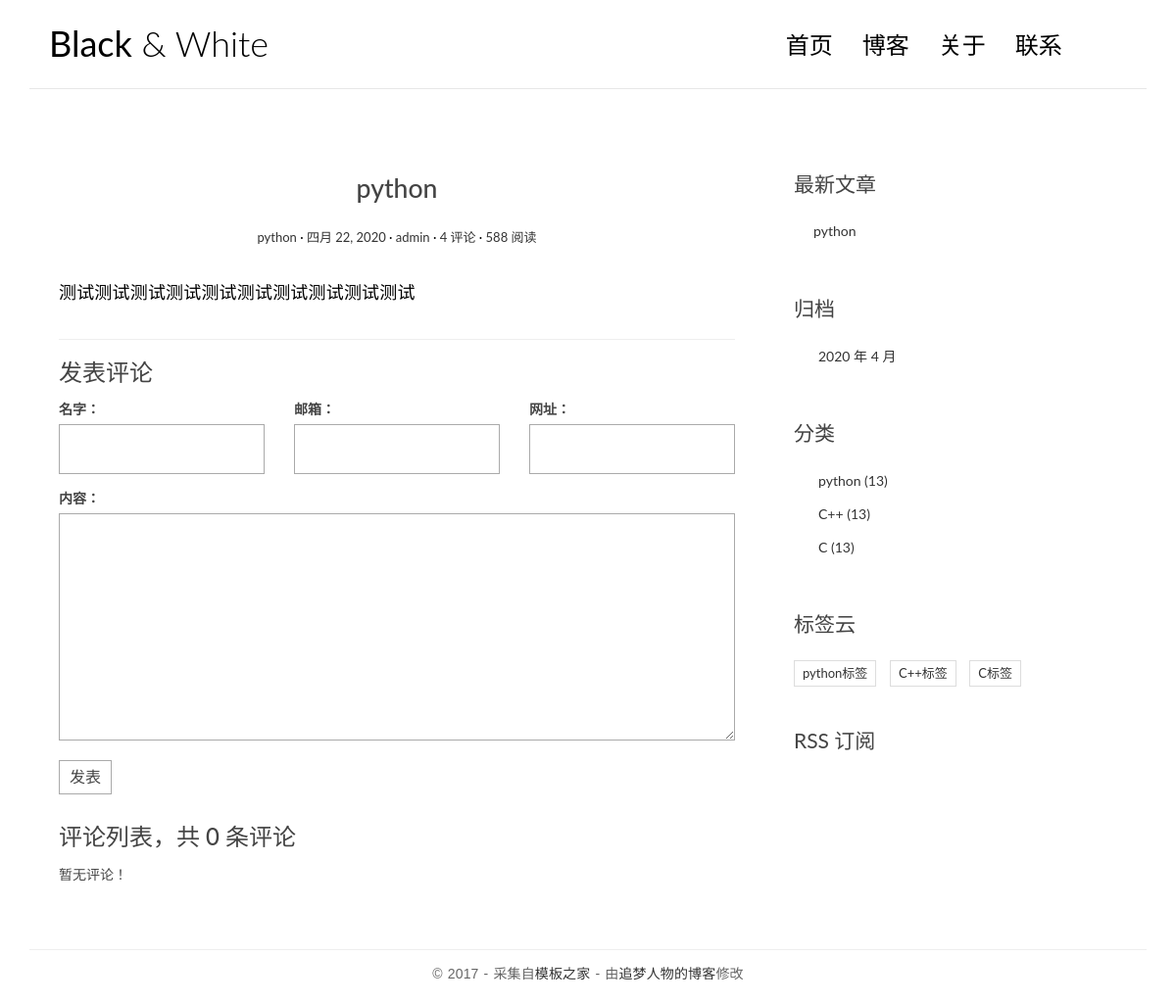
The app's page /posts/1/, older data.
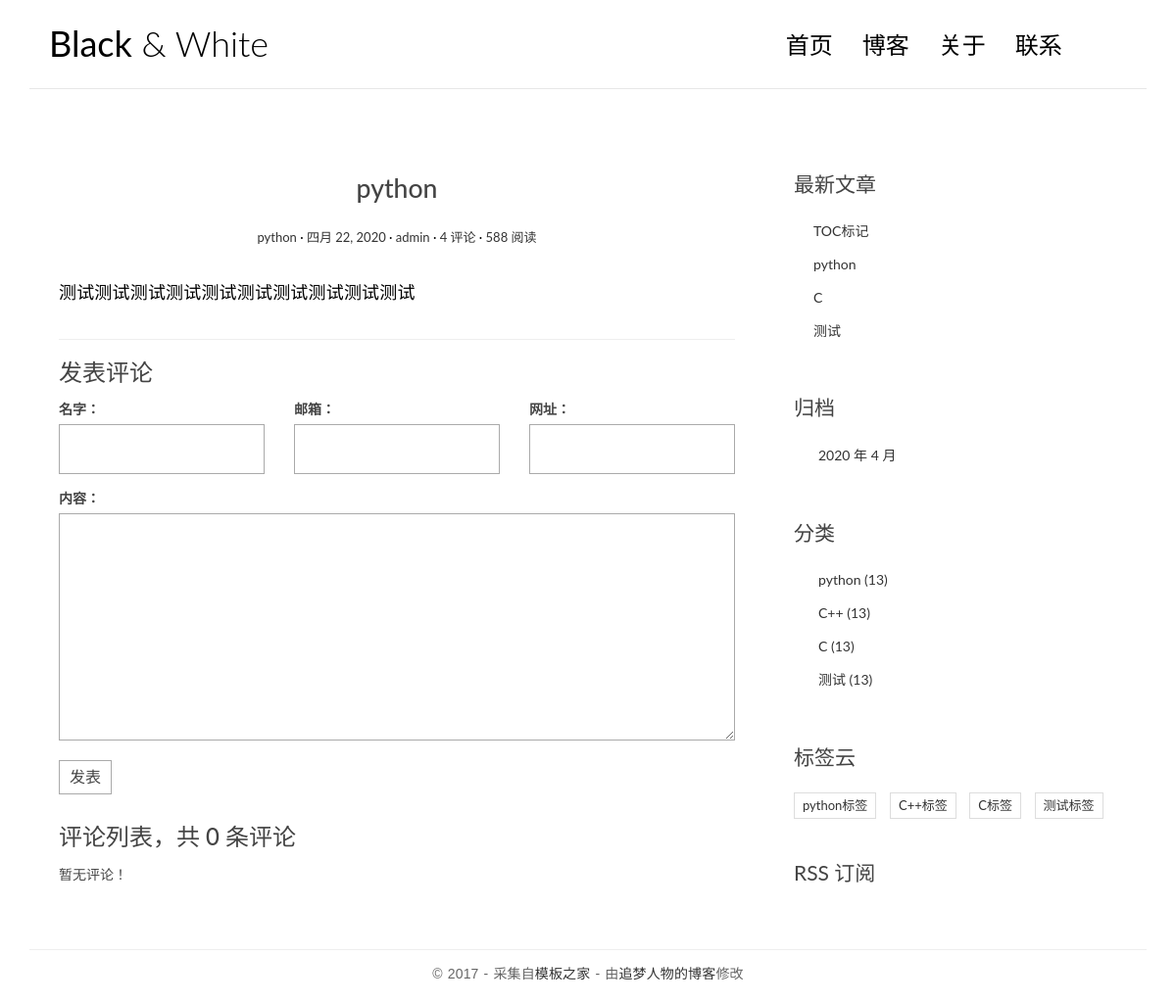
The same page, newer data.
### blog/models.py (models this page shows, shortened)
class Post(models.Model):
    title=models.CharField(max_length=70,verbose_name='文章标题')
    body=models.TextField(verbose_name='正文')
    create_time=models.DateField(default=timezone.now,verbose_name='创建时间')    #创建时间
    modified_time=models.DateField(verbose_name='修改时间')  #最后修改时间
    excerpt=models.CharField(max_length=200,blank=True,verbose_name='摘要')  #文章摘要
    category=models.ForeignKey(Category,on_delete=models.CASCADE,verbose_name='分类')
    tags=models.ManyToManyField(Tag,blank=True,verbose_name='标签')
    author=models.ForeignKey(User,on_delete=models.CASCADE,verbose_name='作者')
    class Meta:
        verbose_name='文章'
        verbose_name_plural=verbose_name

class Category(models.Model):
    name=models.CharField(max_length=100,verbose_name='分类名称')
    class Meta:
        verbose_name='分类'
        verbose_name_plural=verbose_name

class Tag(models.Model):
    name = models.CharField(max_length=100,verbose_name='标签名称')
    class Meta:
        verbose_name='标签'
        verbose_name_plural=verbose_name

### blog/views.py (the view)
# urls.py: path('posts/<int:pk>/',views.detail,name='detail'),
def detail(request, pk):
    post = get_object_or_404(Post, pk=pk)
    md = markdown.Markdown(extensions=[
        'markdown.extensions.extra',
        'markdown.extensions.codehilite',
        TocExtension(slugify=slugify),
    ])
    post.body = md.convert(post.body)
    m = re.search(r'<div class ="toc">\s*<ul>(.*)</ul>\s*</div>', md.toc, re.S)
    post.toc = m.group(1) if m is not None else ''
    return render(request, 'blog/detail.html', context={'post': post})

### comments/forms.py
class CommentForm(forms.ModelForm):
    class Meta:
        model=Comment
        fields=['name','email','url','text']

### blog/templatetags/blog_extras.py (called while the page is built)
@register.inclusion_tag('blog/inclusions/_recent_posts.html',takes_context=True)
def show_recent_posts(context,num=5):
    return {
        'recent_post_list':Post.objects.all().order_by('-create_time')[:num],
    }

@register.inclusion_tag('blog/inclusions/_archives.html', takes_context=True)
def show_archives(context):
    return {
        'date_list': Post.objects.dates('create_time', 'month', order='DESC'),
    }

@register.inclusion_tag('blog/inclusions/_categories.html', takes_context=True)
def show_categories(context):
    return {
        'category_list': Category.objects.all(),
    }

@register.inclusion_tag('blog/inclusions/_tags.html', takes_context=True)
def show_tags(context):
    return {
        'tag_list': Tag.objects.all(),
    }

### comments/templatetags/comments_extras.py (called while the page is built)
@register.inclusion_tag('comments/inclusions/_form.html',takes_context=True)
def show_comment_form(context, post, form=None):
    if form is None:
        form = CommentForm()
    return {
        'form': form,
        'post': post,
    }

### templates/blog/detail.html (shortened to what this page needs)
{% extends 'base.html' %}
{% load staticfiles %}
{% load static %}
{% load blog_extras %}
{% load comments_extras %}
{% block main %}
    <article class="post post-1">
        <header class="entry-header">
            <h1 class="entry-title">{{ post.title }}</h1>
             <div class="entry-meta">
                <span class="post-category"><a href="#">{{post.category.name}}</a></span>
                <span class="post-date"><a href="#"><time class="entry-date"
                                                          datetime="{{post.create_time}}">{{post.create_time}}</time></a></span>
                <span class="post-author"><a href="#">{{post.author}}</a></span>
                <span class="comments-link"><a href="#">4 评论</a></span>
                <span class="views-count"><a href="#">588 阅读</a></span>
             </div>
        </header>
        <div class="entry-content clearfix">
            {{ post.body|safe }}
        </div>
    </article>
    <section class="comment-area" id="comment-area">
        <hr>
        <h3>发表评论</h3>
        {% show_comment_form post %}
        <div class="comment-list-panel">
           {% show_comments post%}
        </div>
    </section>
{% endblock main %}
{% block toc %}
        {% show_recent_posts %}
        {% show_archives %}
        {% show_categories %}
        {% show_tags %}
    <div class="rss">
        <a href=""> RSS 订阅</a>
    </div>
{% endblock toc %}

### templates/blog/inclusions/_recent_posts.html
<div class="widget widget-recent-posts">
    <h3 class="widget-title">最新文章</h3>
    <ul>
        {% for post in recent_post_list %}
        <li>
            <a href="{{ post.get_absoulte_url }}">{{ post.title }}</a>
        </li>
        {% empty %}
        暂无文章！
        {% endfor %}
    </ul>
</div>

### templates/blog/inclusions/_categories.html
<div class="widget widget-category">
  <h3 class="widget-title">分类</h3>
  <ul>
    {% for category in category_list %}
      <li>
        <a href="{% url 'blog:category' category.pk %}">{{ category.name }} <span class="post-count">(13)</span></a>
      </li>
    {% empty %}
      暂无分类！
    {% endfor %}
  </ul>
</div>

### templates/blog/inclusions/_tags.html
<div class="widget widget-tag-cloud">
  <h3 class="widget-title">标签云</h3>
  <ul>
    {% for tag in tag_list %}
      <li>
        <a href="{% url 'blog:tag' tag.pk %}">{{ tag.name }}</a>
      </li>
    {% empty %}
      暂无标签！
    {% endfor %}
  </ul>
</div>

Row changes from the older to the newer data that the page shows:
added Post: title "TOC标记"
added Post: title "C"
added Post: title "测试"
added Category: name "测试"
added Tag: name "测试标签"
